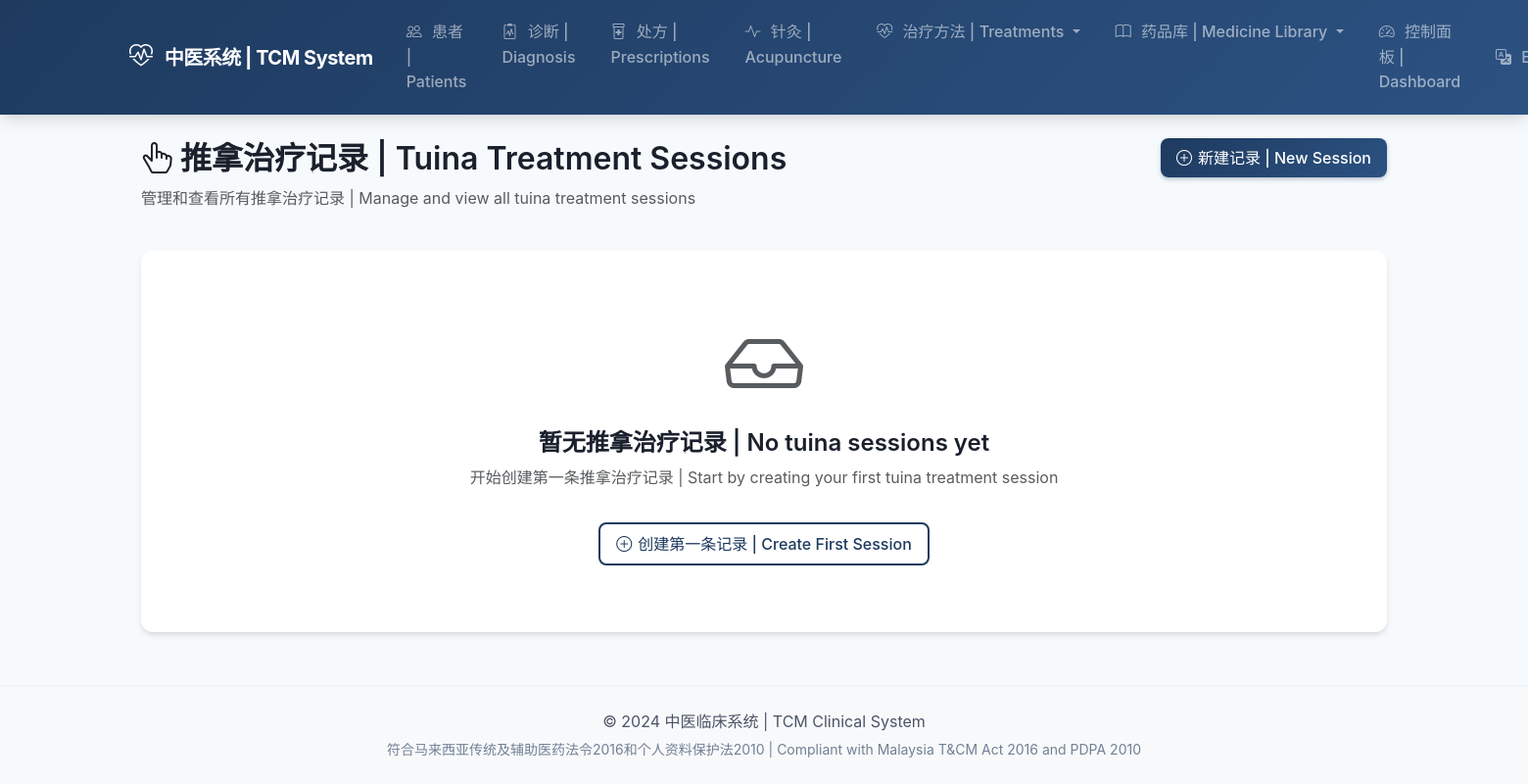
The page /tuina/ (signed in) on the database as committed earlier.
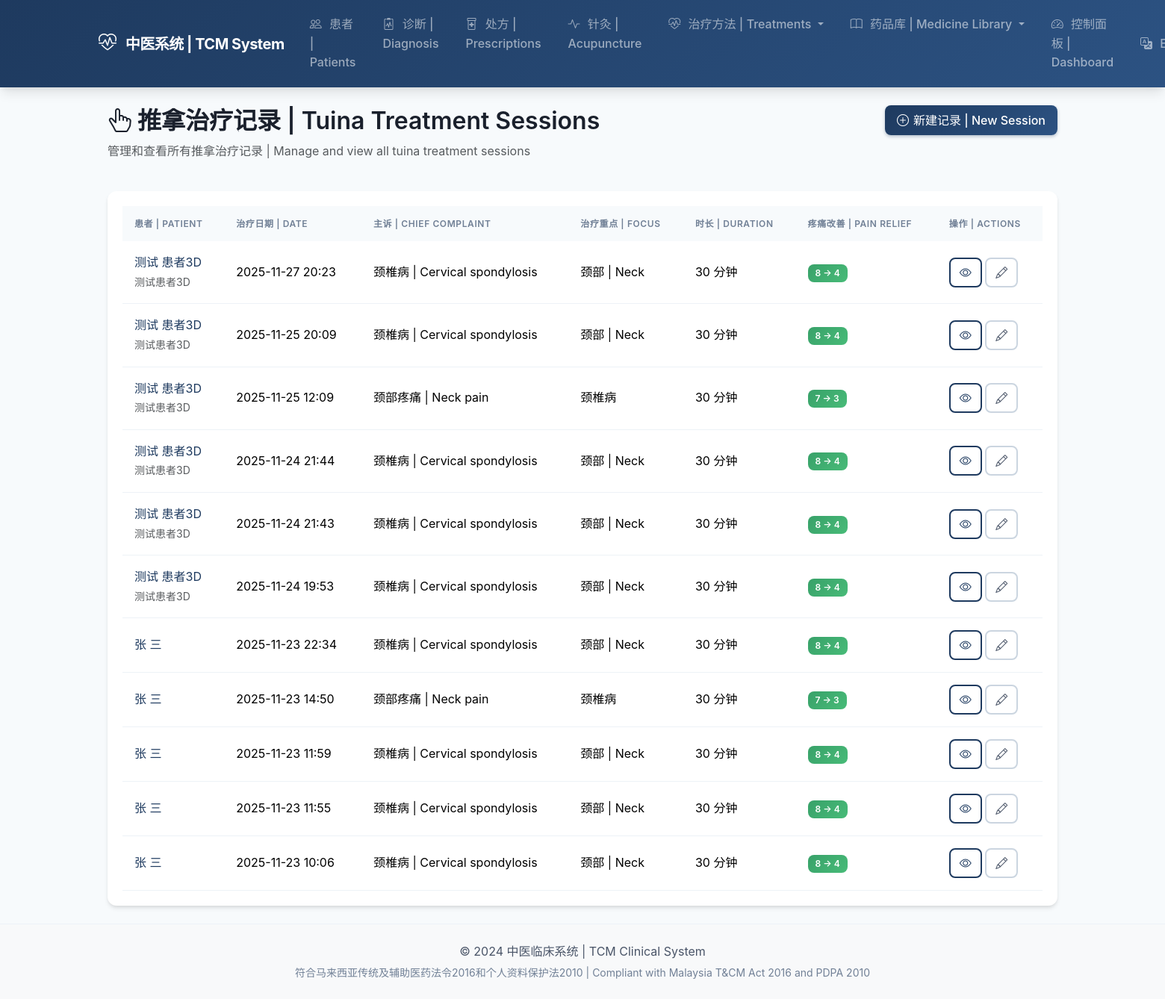
The same page on the database as committed later.
### tuina/models.py (models this page shows, shortened)
class TuinaSession(models.Model):
    patient = models.ForeignKey(
        'patients.Patient',
        on_delete=models.CASCADE,
        related_name='tuina_sessions',
        verbose_name=_('患者 | Patient'),
    )
    practitioner = models.ForeignKey(
        settings.AUTH_USER_MODEL,
        on_delete=models.SET_NULL,
        null=True,
        related_name='tuina_sessions',
        verbose_name=_('医师 | Practitioner'),
    )
    session_date = models.DateTimeField(
        _('治疗日期 | Session Date'),
    )
    chief_complaint = models.TextField(
        _('主诉 | Chief Complaint'),
    )
    tcm_diagnosis = models.TextField(
        _('中医诊断 | TCM Diagnosis'),
        blank=True,
    )
    treatment_principle = models.TextField(
        _('治则 | Treatment Principle'),
        blank=True,
    )
    duration_minutes = models.IntegerField(
        _('治疗时长(分钟) | Duration (minutes)'),
        default=30,
    )
    treatment_areas = models.JSONField(
        _('治疗部位 | Treatment Areas'),
        default=list,
        help_text=_('治疗的身体部位列表 | List of body areas treated'),
    )
    primary_focus = models.CharField(
        _('主要治疗重点 | Primary Focus'),
        max_length=200,
        blank=True,
        help_text=_('例如：颈椎病、腰痛、肩周炎等'),
    )
    pain_level_before = models.IntegerField(
        _('治疗前疼痛等级 | Pain Level Before'),
        null=True,
        blank=True,
        help_text=_('0-10级，0=无痛，10=剧痛'),
    )
    pain_level_after = models.IntegerField(
        _('治疗后疼痛等级 | Pain Level After'),
        null=True,
        blank=True,
        help_text=_('0-10级'),
    )
    mobility_before = models.CharField(
        _('治疗前活动度 | Mobility Before'),
        max_length=200,
        blank=True,
    )
    mobility_after = models.CharField(
        _('治疗后活动度 | Mobility After'),
        max_length=200,
        blank=True,
    )
    patient_sensation = models.TextField(
        _('患者感受 | Patient Sensation'),
        blank=True,
        help_text=_('治疗过程中和治疗后的感受'),
    )
    immediate_effect = models.TextField(
        _('即时效果 | Immediate Effect'),
        blank=True,
    )
    home_exercises = models.TextField(
        _('家庭练习 | Home Exercises'),
        blank=True,
        help_text=_('建议患者在家进行的练习'),
    )
    lifestyle_advice = models.TextField(
        _('生活建议 | Lifestyle Advice'),
        blank=True,
    )
    next_session_date = models.DateField(
        _('下次治疗日期 | Next Session Date'),
        null=True,
        blank=True,
    )
    attachments = models.JSONField(
        _('附件 | Attachments'),
        default=list,
        blank=True,
    )
    notes = models.TextField(
        _('备注 | Notes'),
        blank=True,
    )
    is_active = models.BooleanField(_('启用 | Active'), default=True)
    created_at = models.DateTimeField(auto_now_add=True)
    updated_at = models.DateTimeField(auto_now=True)
    class Meta:
        verbose_name = _('推拿记录 | Tuina Session')
        verbose_name_plural = _('推拿记录 | Tuina Sessions')
        ordering = ['-session_date']

### patients/models.py (models this page shows, shortened)
class Patient(models.Model):
    class Gender(models.TextChoices):
        MALE = 'M', _('Male (男)')
        FEMALE = 'F', _('Female (女)')
        OTHER = 'O', _('Other (其他)')
    class BloodType(models.TextChoices):
        A_POSITIVE = 'A+', 'A+'
        A_NEGATIVE = 'A-', 'A-'
        B_POSITIVE = 'B+', 'B+'
        B_NEGATIVE = 'B-', 'B-'
        AB_POSITIVE = 'AB+', 'AB+'
        AB_NEGATIVE = 'AB-', 'AB-'
        O_POSITIVE = 'O+', 'O+'
        O_NEGATIVE = 'O-', 'O-'
        UNKNOWN = 'UK', _('Unknown')
    patient_id = models.UUIDField(
        default=uuid.uuid4,
        editable=False,
        unique=True,
    )
    first_name = models.CharField(
        _('First Name'),
        max_length=100,
    )
    last_name = models.CharField(
        _('Last Name'),
        max_length=100,
    )
    chinese_name = models.CharField(
        _('Chinese Name (中文姓名)'),
        max_length=100,
        blank=True,
    )
    ic_number = models.CharField(
        _('IC/Passport Number'),
        max_length=30,
        unique=True,
        help_text=_('Malaysian IC or Passport number'),
    )
    date_of_birth = models.DateField(
        _('Date of Birth'),
    )
    gender = models.CharField(
        _('Gender'),
        max_length=1,
        choices=Gender.choices,
    )
    blood_type = models.CharField(
        _('Blood Type'),
        max_length=3,
        choices=BloodType.choices,
        default=BloodType.UNKNOWN,
    )
    phone = models.CharField(
        _('Phone Number'),
        max_length=20,
    )
    email = models.EmailField(
        _('Email'),
        blank=True,
    )
    address = models.TextField(
        _('Address'),
    )
    emergency_contact_name = models.CharField(
        _('Emergency Contact Name'),
        max_length=100,
        blank=True,
    )
    emergency_contact_phone = models.CharField(
        _('Emergency Contact Phone'),
        max_length=20,
        blank=True,
    )
    allergies = models.TextField(
        _('Allergies (过敏史)'),
        blank=True,
        help_text=_('List all known allergies to medications, herbs, or substances'),
    )
    chronic_conditions = models.TextField(
        _('Chronic Conditions (慢性疾病)'),
        blank=True,
        help_text=_('e.g., Diabetes, Hypertension, Heart Disease'),
    )
    current_medications = models.TextField(
        _('Current Medications (目前用药)'),
        blank=True,
        help_text=_('List all current Western and TCM medications'),
    )
    medical_history = models.TextField(
        _('Medical History (病史)'),
        blank=True,
        help_text=_('Past surgeries, major illnesses, hospitalizations'),
    )
    family_history = models.TextField(
        _('Family History (家族史)'),
        blank=True,
        help_text=_('Hereditary conditions in family'),
    )
    tcm_constitution = models.CharField(
        _('TCM Constitution (中医体质)'),
        max_length=100,
        blank=True,
        help_text=_('e.g., 气虚质, 阳虚质, 痰湿质'),
    )
    photo = models.ImageField(
        _('Photo'),
        upload_to='patients/photos/',
        blank=True,
        null=True,
    )
    notes = models.TextField(
        _('Additional Notes'),
        blank=True,
    )
    assigned_practitioner = models.ForeignKey(
        settings.AUTH_USER_MODEL,
        on_delete=models.SET_NULL,
        null=True,
        blank=True,
        related_name='patients',
        limit_choices_to={'role': 'practitioner'},
        verbose_name=_('Assigned Practitioner'),
    )
    user_account = models.OneToOneField(
        settings.AUTH_USER_MODEL,
        on_delete=models.SET_NULL,
        null=True,
        blank=True,
        related_name='patient_profile',
        verbose_name=_('User Account'),
    )
    consent_data_sharing = models.BooleanField(
        _('Consent to Data Sharing'),
        default=False,
        help_text=_('PDPA 2010 compliant consent for data sharing'),
    )
    consent_date = models.DateField(
        _('Consent Date'),
        null=True,
        blank=True,
    )
    is_active = models.BooleanField(
        _('Active'),
        default=True,
    )
    created_at = models.DateTimeField(auto_now_add=True)
    updated_at = models.DateTimeField(auto_now=True)
    class Meta:
        verbose_name = _('Patient')
        verbose_name_plural = _('Patients')
        ordering = ['-updated_at']
    @property
    def full_name(self):
        return f"{self.first_name} {self.last_name}"

### tuina/views.py (the view)
# urls.py: path('', views.tuina_session_list, name='session_list'),
@login_required
def tuina_session_list(request):
    sessions = TuinaSession.objects.filter(is_active=True).select_related('patient', 'practitioner').order_by('-session_date')
    patient_id = request.GET.get('patient')
    if patient_id:
        sessions = sessions.filter(patient_id=patient_id)
    context = {
        'title': _('推拿记录 | Tuina Sessions'),
        'sessions': sessions,
    }
    return render(request, 'tuina/session_list.html', context)

### accounts/models.py (called while the page is built)
    @property
    def is_admin(self):
        return self.role == self.Role.ADMIN

    @property
    def is_practitioner(self):
        return self.role == self.Role.PRACTITIONER

### templates/tuina/session_list.html (shortened to what this page needs)
{% extends 'base.html' %}
{% load i18n %}
{% block content %}
<div class="container-fluid">
    <div class="row mb-4">
        <div class="col">
            <h2><i class="bi bi-hand-index-thumb"></i> 推拿治疗记录 | Tuina Treatment Sessions</h2>
            <p class="text-muted">管理和查看所有推拿治疗记录 | Manage and view all tuina treatment sessions</p>
        </div>
        <div class="col-auto">
            <a href="{% url 'tuina:session_create' %}" class="btn btn-primary">
                <i class="bi bi-plus-circle"></i> 新建记录 | New Session
            </a>
        </div>
    </div>
    {% if sessions %}
    <div class="card">
        <div class="card-body">
            <div class="table-responsive">
                <table class="table table-hover">
                    <thead>
                        <tr>
                            <th>患者 | Patient</th>
                            <th>治疗日期 | Date</th>
                            <th>主诉 | Chief Complaint</th>
                            <th>治疗重点 | Focus</th>
                            <th>时长 | Duration</th>
                            <th>疼痛改善 | Pain Relief</th>
                            <th>操作 | Actions</th>
                        </tr>
                    </thead>
                    <tbody>
                        {% for session in sessions %}
                        <tr>
                            <td>
                                <a href="{% url 'patients:detail' session.patient.pk %}">
                                    {{ session.patient.full_name }}
                                    {% if session.patient.chinese_name %}
                                    <br><small class="text-muted">{{ session.patient.chinese_name }}</small>
                                    {% endif %}
                                </a>
                            </td>
                            <td>{{ session.session_date|date:"Y-m-d H:i" }}</td>
                            <td>{{ session.chief_complaint|truncatewords:10 }}</td>
                            <td>{{ session.primary_focus|default:"-" }}</td>
                            <td>{{ session.duration_minutes }} 分钟</td>
                            <td>
                                {% if session.pain_level_before and session.pain_level_after %}
                                    <span class="badge bg-success">
                                        {{ session.pain_level_before }} → {{ session.pain_level_after }}
                                    </span>
                                {% else %}
                                    -
                                {% endif %}
                            </td>
                            <td>
                                <a href="{% url 'tuina:session_detail' session.pk %}" class="btn btn-sm btn-outline-primary">
                                    <i class="bi bi-eye"></i>
                                </a>
                                <a href="{% url 'tuina:session_edit' session.pk %}" class="btn btn-sm btn-outline-secondary">
                                    <i class="bi bi-pencil"></i>
                                </a>
                            </td>
                        </tr>
                        {% endfor %}
                    </tbody>
                </table>
            </div>
        </div>
    </div>
    {% else %}
    <div class="card">
        <div class="card-body">
            <div class="text-center py-5">
                <i class="bi bi-inbox display-1 text-muted"></i>
                <h4 class="mt-3">暂无推拿治疗记录 | No tuina sessions yet</h4>
                <p class="text-muted">开始创建第一条推拿治疗记录 | Start by creating your first tuina treatment session</p>
                <a href="{% url 'tuina:session_create' %}" class="btn btn-outline-primary mt-3">
                    <i class="bi bi-plus-circle"></i> 创建第一条记录 | Create First Session
                </a>
            </div>
        </div>
    </div>
    {% endif %}
</div>
{% endblock %}

Rows that differ between the two databases and show on the page:
added TuinaSession: patient.full_name "测试 患者3D", patient.chinese_name "测试患者3D", session_date "2025-11-27 20:23", chief_complaint "颈椎病 | Cervical spondylosis", primary_focus "颈部 | Neck", duration_minutes "30", pain_level_before "8", pain_level_after "4"
added TuinaSession: patient.full_name "测试 患者3D", patient.chinese_name "测试患者3D", session_date "2025-11-25 20:09", chief_complaint "颈椎病 | Cervical spondylosis", primary_focus "颈部 | Neck", duration_minutes "30", pain_level_before "8", pain_level_after "4"
added TuinaSession: patient.full_name "测试 患者3D", patient.chinese_name "测试患者3D", session_date "2025-11-25 12:09", chief_complaint "颈部疼痛 | Neck pain", primary_focus "颈椎病", duration_minutes "30", pain_level_before "7", pain_level_after "3"
added TuinaSession: patient.full_name "测试 患者3D", patient.chinese_name "测试患者3D", session_date "2025-11-24 21:44", chief_complaint "颈椎病 | Cervical spondylosis", primary_focus "颈部 | Neck", duration_minutes "30", pain_level_before "8", pain_level_after "4"
added TuinaSession: patient.full_name "测试 患者3D", patient.chinese_name "测试患者3D", session_date "2025-11-24 21:43", chief_complaint "颈椎病 | Cervical spondylosis", primary_focus "颈部 | Neck", duration_minutes "30", pain_level_before "8", pain_level_after "4"
added TuinaSession: patient.full_name "测试 患者3D", patient.chinese_name "测试患者3D", session_date "2025-11-24 19:53", chief_complaint "颈椎病 | Cervical spondylosis", primary_focus "颈部 | Neck", duration_minutes "30", pain_level_before "8", pain_level_after "4"
added TuinaSession: patient.full_name "张 三", session_date "2025-11-23 22:34", chief_complaint "颈椎病 | Cervical spondylosis", primary_focus "颈部 | Neck", duration_minutes "30", pain_level_before "8", pain_level_after "4"
added TuinaSession: patient.full_name "张 三", session_date "2025-11-23 14:50", chief_complaint "颈部疼痛 | Neck pain", primary_focus "颈椎病", duration_minutes "30", pain_level_before "7", pain_level_after "3"
added TuinaSession: patient.full_name "张 三", session_date "2025-11-23 11:59", chief_complaint "颈椎病 | Cervical spondylosis", primary_focus "颈部 | Neck", duration_minutes "30", pain_level_before "8", pain_level_after "4"
added TuinaSession: patient.full_name "张 三", session_date "2025-11-23 11:55", chief_complaint "颈椎病 | Cervical spondylosis", primary_focus "颈部 | Neck", duration_minutes "30", pain_level_before "8", pain_level_after "4"
added TuinaSession: patient.full_name "张 三", session_date "2025-11-23 10:06", chief_complaint "颈椎病 | Cervical spondylosis", primary_focus "颈部 | Neck", duration_minutes "30", pain_level_before "8", pain_level_after "4"
Other text that changed with them:
text no longer shown: "暂无推拿治疗记录 | No tuina sessions yet 开始创建第一条推拿治疗记录 | Start by creating your first tuina treatment session 创建第一条记录 | Create First Session"
text now shown: "患者 | PATIENT 治疗日期 | DATE 主诉 | CHIEF COMPLAINT 治疗重点 | FOCUS 时长 | DURATION 疼痛改善 | PAIN RELIEF 操作 | ACTIONS"
